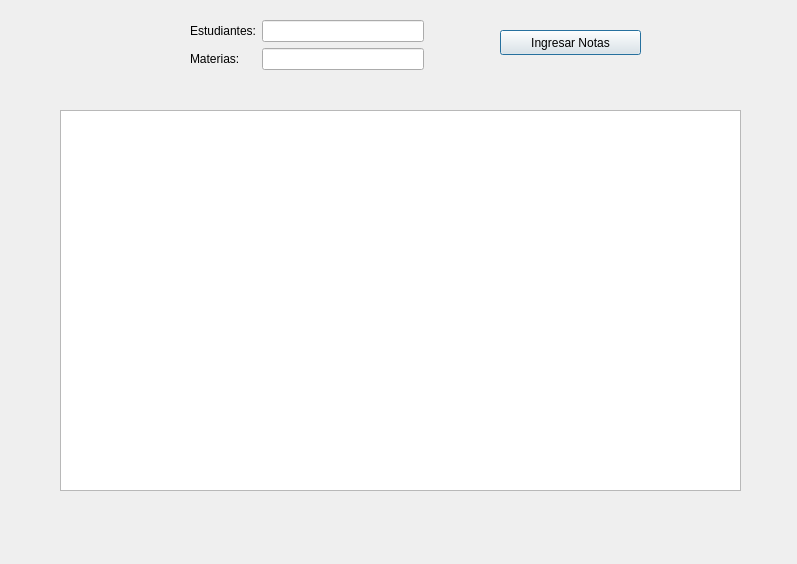
<?xml version="1.0" encoding="UTF-8"?>
<ui version="4.0">
 <class>Dialog</class>
 <widget class="QDialog" name="Dialog">
  <property name="geometry">
   <rect>
    <x>0</x>
    <y>0</y>
    <width>797</width>
    <height>564</height>
   </rect>
  </property>
  <property name="windowTitle">
   <string>Dialog</string>
  </property>
  <widget class="QTableWidget" name="tableWidget">
   <property name="geometry">
    <rect>
     <x>60</x>
     <y>110</y>
     <width>681</width>
     <height>381</height>
    </rect>
   </property>
  </widget>
  <widget class="QPushButton" name="pushButton">
   <property name="geometry">
    <rect>
     <x>500</x>
     <y>30</y>
     <width>141</width>
     <height>25</height>
    </rect>
   </property>
   <property name="text">
    <string>Ingresar Notas</string>
   </property>
  </widget>
  <widget class="QWidget" name="">
   <property name="geometry">
    <rect>
     <x>190</x>
     <y>20</y>
     <width>234</width>
     <height>58</height>
    </rect>
   </property>
   <layout class="QFormLayout" name="formLayout">
    <item row="0" column="0">
     <widget class="QLabel" name="label">
      <property name="text">
       <string>Estudiantes:</string>
      </property>
     </widget>
    </item>
    <item row="0" column="1">
     <widget class="QLineEdit" name="lineEdit"/>
    </item>
    <item row="1" column="0">
     <widget class="QLabel" name="label_2">
      <property name="text">
       <string>Materias:</string>
      </property>
     </widget>
    </item>
    <item row="1" column="1">
     <widget class="QLineEdit" name="lineEdit_2"/>
    </item>
   </layout>
  </widget>
 </widget>
 <resources/>
 <connections/>
</ui>
